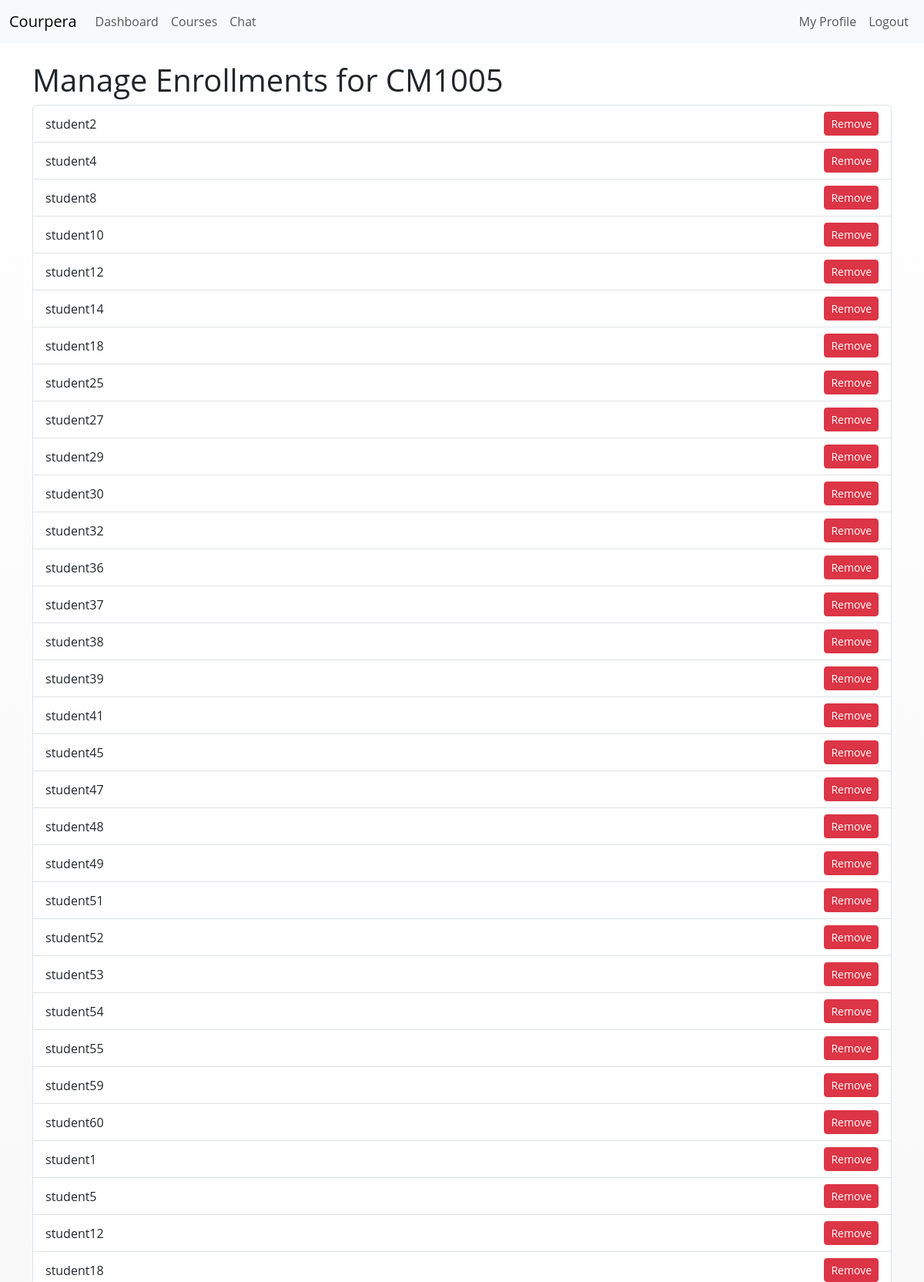
Page /api/courses/1/manage_enrollments/ (signed in, upper part) on the committed database.
### courses/models.py (models this page shows, shortened)
class Course(models.Model):
    name = models.CharField(max_length=20, unique=True)
    description = models.TextField(blank=True)
    created_by = models.ForeignKey(
        settings.AUTH_USER_MODEL,
        on_delete=models.SET_NULL,
        null=True,
        blank=True,
        related_name='created_courses'
    )

class Enrollment(models.Model):
    student = models.ForeignKey(
        settings.AUTH_USER_MODEL,
        on_delete=models.CASCADE,
        related_name='enrollments'
    )
    course_instance = models.ForeignKey(
        CourseInstance,
        on_delete=models.CASCADE,
        related_name='enrollments'
    )
    enrolled_on = models.DateTimeField(default=timezone.now)
    class Meta:
        unique_together = ('student', 'course_instance')

### users/models.py (models this page shows, shortened)
class User(AbstractUser):
    STUDENT = 'student'
    TEACHER = 'teacher'
    ROLE_CHOICES = [
        (STUDENT, 'Student'),
        (TEACHER, 'Instructor'),
    ]
    role = models.CharField(
        max_length=10,
        choices=ROLE_CHOICES,
        default=STUDENT,
        help_text="Designates whether the user is a student or an instructor."
    )
    date_of_birth = models.DateField(null=True, blank=True)
    phone_number = models.CharField(max_length=20, blank=True, null=True)
    mailing_address = models.TextField(blank=True, null=True)

### courses/views.py (the view, shortened to what this page needs)
# urls.py: path('courses/<int:pk>/manage_enrollments/', course_enrollment_manage_view, name='course-enrollment-manage'),
def course_enrollment_manage_view(request, pk):
    course = get_object_or_404(Course, pk=pk)
    if not request.user.is_authenticated or (request.user.role.lower() != 'teacher' and not request.user.is_superuser):
        messages.error(request, "Only teachers can manage enrollments.")
        return redirect('course-detail', pk=course.pk)
    enrollments = Enrollment.objects.filter(course_instance__course=course)
    context = {
        'course': course,
        'enrollments': enrollments,
    }
    return render(request, 'course_enrollment_manage.html', context)

### templates/course_enrollment_manage.html (shortened to what this page needs)
{% extends 'base.html' %}
{% block content %}
  <h1>Manage Enrollments for {{ course.name }}</h1>
  {% if enrollments %}
    <ul class="list-group">
      {% for enrollment in enrollments %}
        <li class="list-group-item d-flex justify-content-between align-items-center">
          {{ enrollment.student.username }}
          <form method="post" style="display:inline;">
            <button type="submit" class="btn btn-sm btn-danger">Remove</button>
          </form>
        </li>
      {% endfor %}
    </ul>
  {% else %}
    <p>No students enrolled in this course.</p>
  {% endif %}
{% endblock %}

### templates/base.html (style rules this page uses)
body { background: linear-gradient(180deg, #ffffff 0%, #f8f8f8 50%, #f0f0f0 100%); font-family: "Open Sans", Arial, sans-serif; }

### rows in the picture
Course: name "CM1005"
Enrollment: student.username "student2"
Enrollment: student.username "student4"
Enrollment: student.username "student8"
Enrollment: student.username "student10"
Enrollment: student.username "student12"
Enrollment: student.username "student14"
Enrollment: student.username "student18"
Enrollment: student.username "student25"
Enrollment: student.username "student27"
Enrollment: student.username "student29"
Enrollment: student.username "student30"
Enrollment: student.username "student32"
Enrollment: student.username "student36"
Enrollment: student.username "student37"
Enrollment: student.username "student38"
Enrollment: student.username "student39"
Enrollment: student.username "student41"
Enrollment: student.username "student45"
Enrollment: student.username "student47"
Enrollment: student.username "student48"
Enrollment: student.username "student49"
Enrollment: student.username "student51"
Enrollment: student.username "student52"
Enrollment: student.username "student53"
Enrollment: student.username "student54"
Enrollment: student.username "student55"
Enrollment: student.username "student59"
Enrollment: student.username "student60"
Enrollment: student.username "student1"
Enrollment: student.username "student5"
Enrollment: student.username "student12"
Enrollment: student.username "student18"
